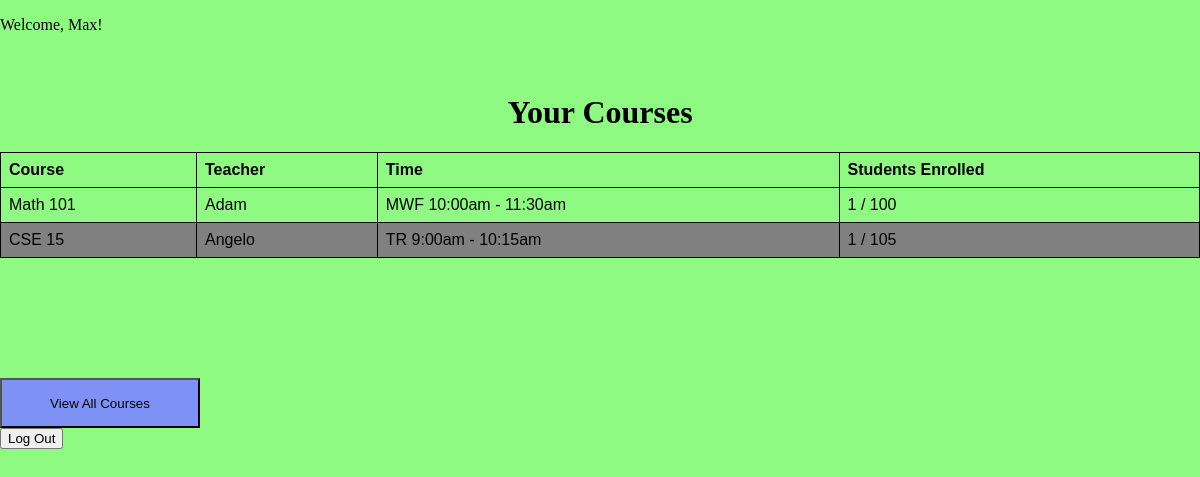
/student/courses (signed in), run on the app's committed database.
### hello.py (models this page shows, shortened)
class User(UserMixin, db.Model):
    id = db.Column(db.Integer, primary_key=True)
    username = db.Column(db.String, unique=True, nullable=False)
    password_hash = db.Column(db.String(128), nullable=False)
    name = db.Column(db.String(64), nullable=False)
    role = db.Column(db.String(64), nullable=False)
    classenrolled = db.relationship('Course', secondary=enrollment_table, backref=db.backref('students', lazy='dynamic'), lazy='dynamic')

class Course(db.Model):
    id = db.Column(db.Integer, primary_key=True)
    name = db.Column(db.String(64), nullable=False)
    professorID = db.Column(db.Integer, db.ForeignKey('user.id'), nullable=False)
    professor = db.relationship('User', foreign_keys=[professorID], backref='courses_taught')
    time = db.Column(db.String(64),nullable=False)
    capacity = db.Column(db.Integer, nullable=False)

### hello.py (the view)
@app.route('/student/courses')
@login_required
def student_courses():
    allcourses = current_user.classenrolled.all()
    return render_template('student_courses.html', courses=allcourses)

### hello.py (called while the page is built)
@login_manager.user_loader
def load_user(user_id):
    return User.query.get(int(user_id))

### templates/student_courses.html (shortened to what this page needs)
<!DOCTYPE html>
<html lang="en">
<head>
    <link rel="stylesheet" href="/static/styles.css">
</head>
<body>
    {% extends "base.html" %}
    {% block content %}
    <h1>Your Courses</h1>
    <table>
        <thead>
            <tr>
                <th>Course</th>
                <th>Teacher</th>
                <th>Time</th>
                <th>Students Enrolled</th>
            </tr>
        </thead>
        <tbody>
            {% for c in courses %}
            <tr>
                <td>{{c.name}}</td>
                <td>{{c.professor.name}}</td>
                <td>{{c.time}}</td>
                <td>{{ c.students.count() }} / {{ c.capacity }}</td>
            </tr>
            {% endfor %}
        </tbody>
    </table>
    <form method="get" action="{{ url_for('view_all_classes') }}">
        <button class="login-button" type="submit">View All Courses</button>
    </form>
    <form class="logout-button" action="{{ url_for('logout') }}" method="GET">
        <button type="submit">Log Out</button>
    </form>
    {% endblock %}

### templates/base.html (shortened to what this page needs)
<!DOCTYPE html>
<html lang="en">
<head>
</head>
<body>
    {% if current_user.is_authenticated %}
        <p>Welcome, {{ current_user.name }}!</p>
    {% endif %}
    {% block content %}{% endblock %}
</body>
</html>

### static/styles.css (style rules this page uses)
h1 { justify-self: center; margin-top: 5%; }
body { margin:0; padding: 0; background-color: rgb(143, 250, 129); }
.login-button { margin-top: 10%; width: 200px; height: 50px; background-color: rgb(126, 146, 245); }
table { font-family: arial, sans-serif; border-collapse: collapse; width: 100%; }
td, th { border: 1px solid black; text-align: left; padding: 8px; }
tr:nth-child(even) { background-color: gray; }

### data on the page
User: name "Max"
Course: name "Math 101", professor.name "Adam", time "MWF 10:00am - 11:30am", students.count "1", capacity "100"
Course: name "CSE 15", professor.name "Angelo", time "TR 9:00am - 10:15am", students.count "1", capacity "105"
